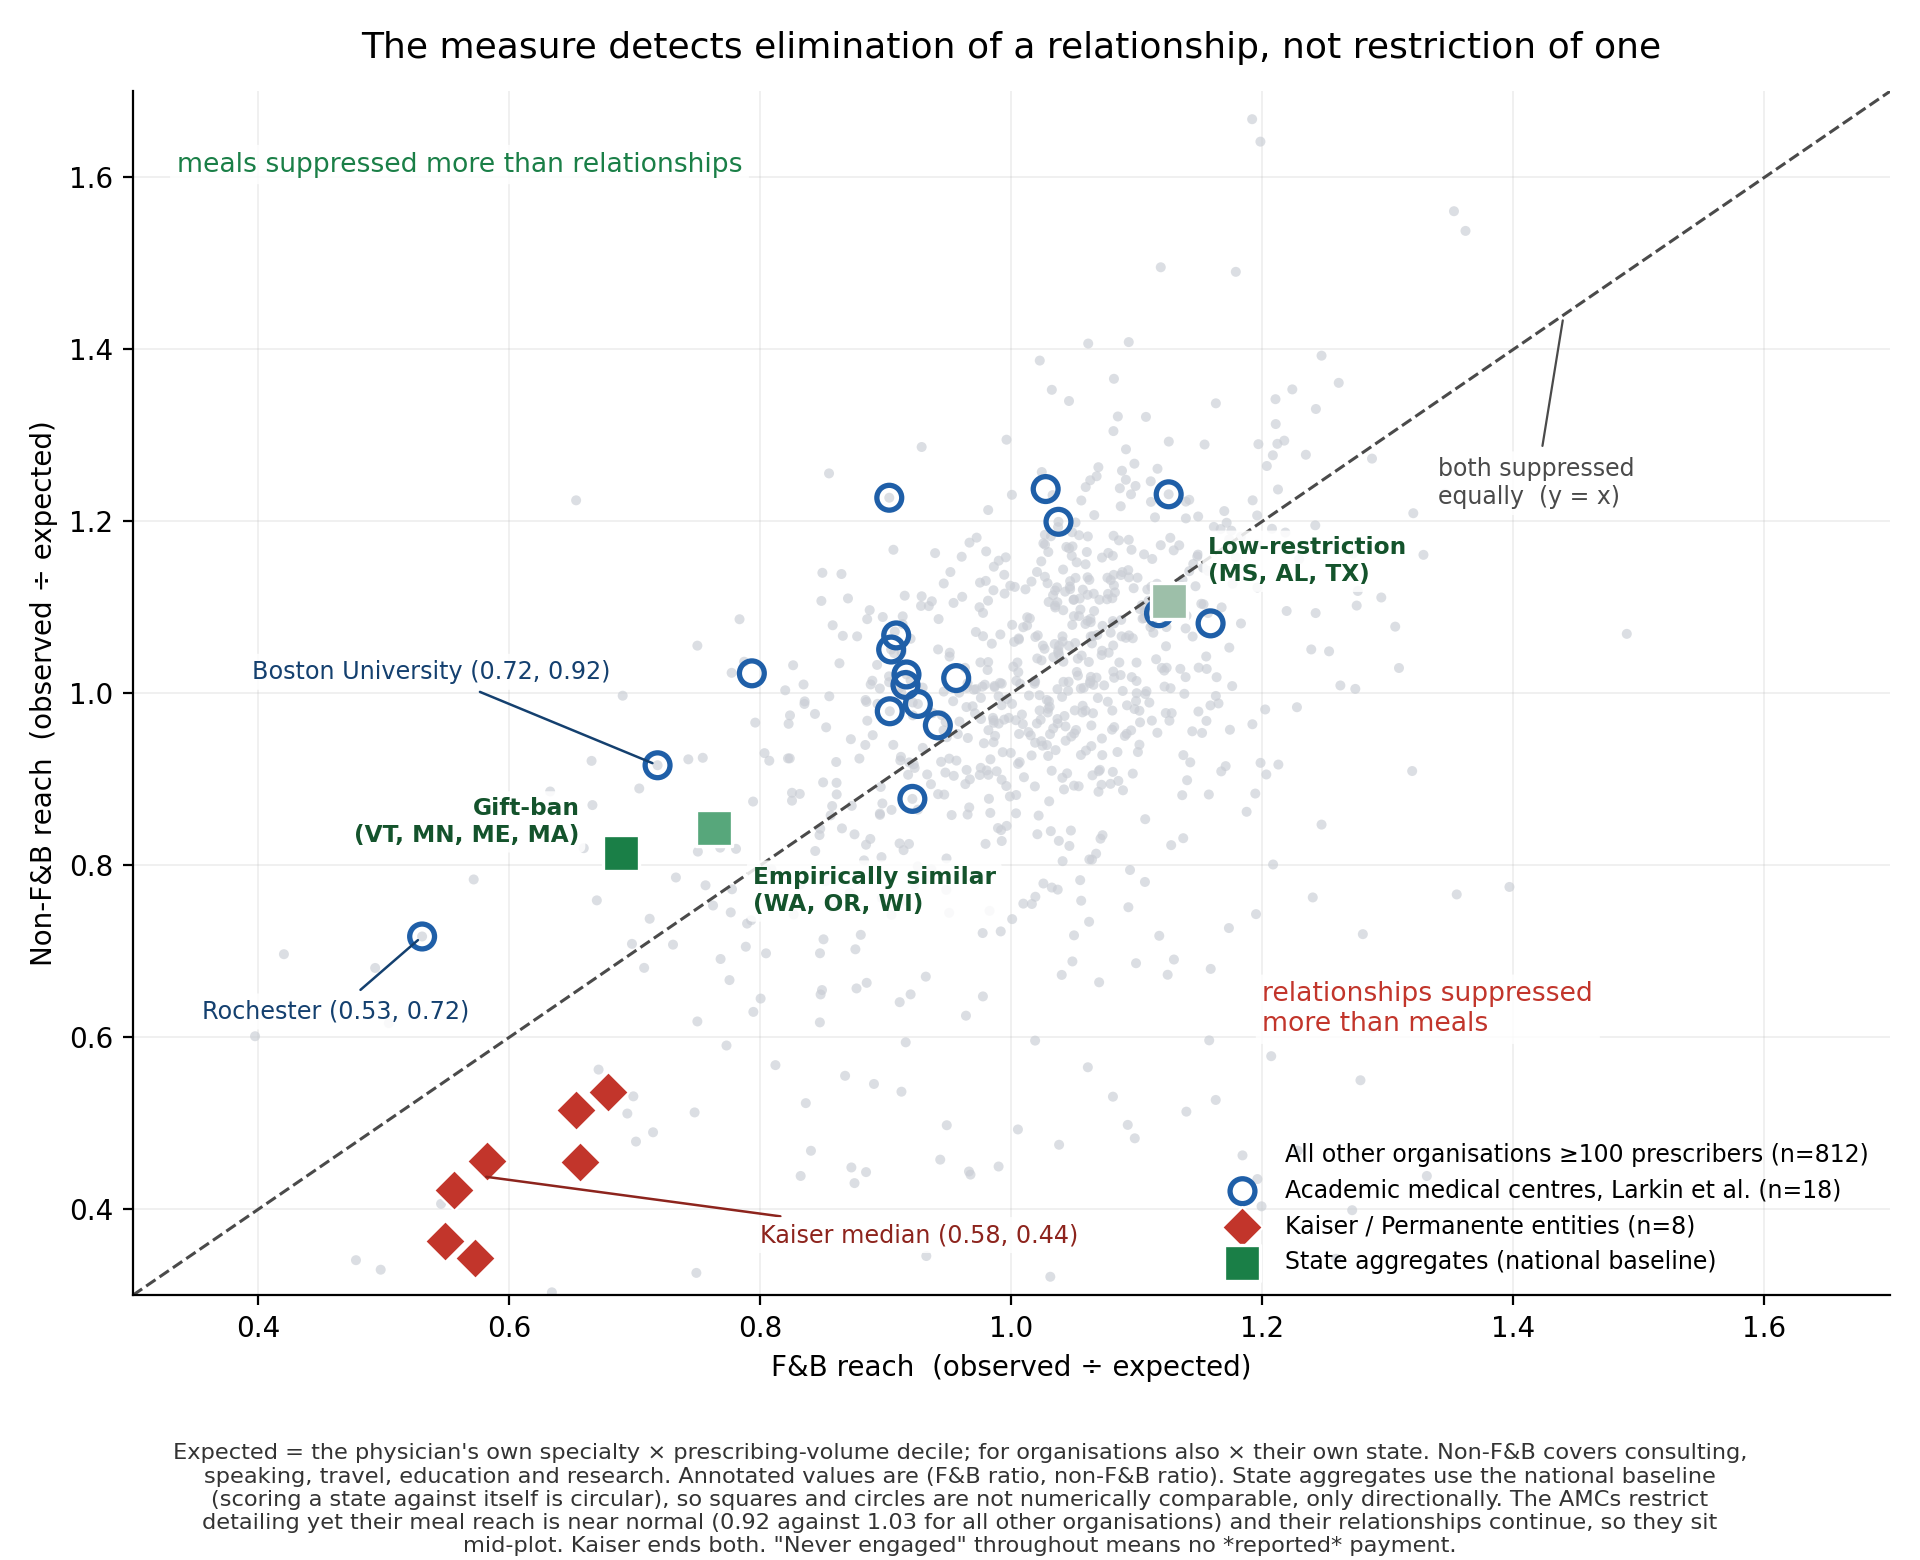

Reproduce this figure in Python.
#!/usr/bin/env python3
"""
fig1_discriminant.py

PRODUCES : figures/fig1_discriminant.png
SOURCE   : PHASE_X_FINDINGS.md §X2-X3; PHASE_W_FINDINGS.md §W4-W5
INPUTS   : figures/data/discriminant_orgs.csv    (05_discriminant.sql)
           figures/data/discriminant_amcs.csv    (06_amc_validation.sql)
           figures/data/discriminant_states.csv  (05_discriminant.sql)

The two-axis channel measure. Each point is positioned by how much its
physicians' two payment channels are suppressed relative to expectation.

Three positions, and the third is the point of the figure:

  * Gift-ban STATES sit up and left: meals suppressed, relationships less so.
  * Kaiser entities sit down and left: BOTH channels suppressed.
  * The academic medical centres sit in the MIDDLE, inside the reference cloud.

That last position is the corrective. The AMCs restrict detailing, and their
food-and-beverage reach is nonetheless near normal for their own states (median
ratio 0.919 against 1.032 for all other organisations). Only Rochester, UCSF and
Boston University show real meal suppression. So the measure is not detecting
"has a restriction policy". It is detecting whether a commercial relationship
was ELIMINATED. AMCs restrict the sales call and keep consulting, speaking and
research; Kaiser ends the relationship.

NORMALISATION WARNING, stated on the figure itself: organisations are scored
against their own state's baseline (Phase W W5), state groups against the
national baseline, because scoring a state against itself is circular. The two
marker families are therefore not numerically comparable; only their direction
is.

Point annotations are given as (F&B ratio, non-F&B ratio), and every text
element on the plot carries a semi-transparent white backing box so it stays
legible over the scatter cloud and the y = x diagonal.
"""
import os
import pandas as pd
import matplotlib
matplotlib.use("Agg")
import matplotlib.pyplot as plt

HERE = os.path.dirname(os.path.abspath(__file__))
DATA = os.path.join(HERE, "data")

# Backing box for every text element drawn inside the axes.
BBOX = dict(boxstyle="round,pad=0.25", facecolor="white", alpha=0.85,
            edgecolor="none")

orgs = pd.read_csv(os.path.join(DATA, "discriminant_orgs.csv"))
amcs = pd.read_csv(os.path.join(DATA, "discriminant_amcs.csv"))
states = pd.read_csv(os.path.join(DATA, "discriminant_states.csv"))

orgs["is_kaiser"] = orgs["is_kaiser"].astype(str).str.lower().isin(["true", "1", "t"])
kaiser = orgs[orgs["is_kaiser"]]
ref = orgs[~orgs["is_kaiser"]]

LO, HI = 0.3, 1.7
fig, ax = plt.subplots(figsize=(9.6, 7.8))

ax.plot([LO, HI], [LO, HI], color="#4a4a4a", lw=1.1, ls="--", zorder=2)

ax.scatter(ref["ratio_fnb"], ref["ratio_non"], s=13, c="#c9cdd4",
           edgecolors="none", alpha=0.65, zorder=1,
           label=f"All other organisations ≥100 prescribers (n={len(ref)})")
ax.scatter(amcs["ratio_fnb"], amcs["ratio_non"], s=80, marker="o",
           facecolors="none", edgecolors="#1f5fa8", linewidths=1.9, zorder=3,
           label=f"Academic medical centres, Larkin et al. (n={len(amcs)})")
ax.scatter(kaiser["ratio_fnb"], kaiser["ratio_non"], s=108, marker="D",
           c="#c2352b", edgecolors="white", linewidths=0.8, zorder=4,
           label=f"Kaiser / Permanente entities (n={len(kaiser)})")

# State groups: national baseline, see normalisation note.
order = ["Gift-ban states (VT, MN, ME, MA)",
         "Empirically similar (WA, OR, WI)",
         "Low-restriction states (MS, AL, TX)"]
colours = {order[0]: "#1a7f47", order[1]: "#57a77b", order[2]: "#9dbfa9"}
offsets = {order[0]: (-15, 4), order[1]: (14, -30), order[2]: (14, 7)}
halign  = {order[0]: "right", order[1]: "left", order[2]: "left"}
for i, name in enumerate(order):
    row = states[states["state_group"] == name]
    if row.empty:
        continue
    x, y = float(row["ratio_fnb"].iloc[0]), float(row["ratio_non"].iloc[0])
    ax.scatter([x], [y], s=175, marker="s", c=colours[name],
               edgecolors="white", linewidths=1.2, zorder=5,
               label=("State aggregates (national baseline)" if i == 0 else None))
    ax.annotate(name.replace(" states", "").replace(" (", "\n("),
                xy=(x, y), xytext=offsets[name], textcoords="offset points",
                fontsize=8.4, color="#14532c", ha=halign[name],
                fontweight="bold", zorder=7, bbox=BBOX)

ax.text(0.335, 1.63, "meals suppressed more than relationships",
        fontsize=9.6, color="#1a7f47", va="top", zorder=7, bbox=BBOX)
ax.text(1.20, 0.60, "relationships suppressed\nmore than meals",
        fontsize=9.6, color="#c2352b", va="bottom", ha="left",
        zorder=7, bbox=BBOX)
ax.annotate("both suppressed\nequally  (y = x)", xy=(1.44, 1.44),
            xytext=(1.34, 1.22), fontsize=8.5, color="#4a4a4a", ha="left",
            zorder=7, bbox=BBOX,
            arrowprops=dict(arrowstyle="-", lw=0.8, color="#4a4a4a"))

# Coordinate form keeps these short enough to sit clear of the cloud. Rochester
# is below-left of Boston University, so its label sits below-left and BU's
# above-left, which keeps the two leader lines parallel rather than crossing.
# Label positions are in DATA coordinates so they can be placed against the
# cloud and the diagonal exactly, rather than by pixel offset.
notes = {
    "Univ Rochester":    ("Rochester (0.53, 0.72)", (0.355, 0.630)),
    "Boston University": ("Boston University (0.72, 0.92)", (0.395, 1.025)),
}
for inst, (label, pos) in notes.items():
    row = amcs[amcs["institution"] == inst]
    if row.empty:
        continue
    x, y = float(row["ratio_fnb"].iloc[0]), float(row["ratio_non"].iloc[0])
    ax.annotate(label, xy=(x, y), xytext=pos, textcoords="data",
                fontsize=8.6, color="#14406f", ha="left", va="center",
                zorder=7, bbox=BBOX,
                arrowprops=dict(arrowstyle="-", lw=0.9, color="#14406f"))

kx, ky = kaiser["ratio_fnb"].median(), kaiser["ratio_non"].median()
ax.annotate("Kaiser median (0.58, 0.44)", xy=(kx, ky),
            xytext=(0.80, 0.370), textcoords="data", fontsize=8.6,
            color="#8d241d", ha="left", va="center", zorder=7, bbox=BBOX,
            arrowprops=dict(arrowstyle="-", lw=0.9, color="#8d241d"))

ax.set_xlim(LO, HI)
ax.set_ylim(LO, HI)
ax.set_xlabel("F&B reach  (observed ÷ expected)")
ax.set_ylabel("Non-F&B reach  (observed ÷ expected)")
ax.set_title("The measure detects elimination of a relationship, not restriction of one",
             fontsize=13, pad=12)
ax.grid(alpha=0.22, lw=0.6)
ax.set_axisbelow(True)
for s in ("top", "right"):
    ax.spines[s].set_visible(False)
ax.legend(loc="lower right", fontsize=8.5, frameon=False)

amc_fnb = amcs["ratio_fnb"].median()
ref_fnb = ref["ratio_fnb"].median()
fig.text(0.5, 0.005,
         "Expected = the physician's own specialty × prescribing-volume decile; for organisations also × their own state. "
         "Non-F&B covers consulting,\n"
         "speaking, travel, education and research. Annotated values are (F&B ratio, non-F&B ratio). "
         "State aggregates use the national baseline\n"
         "(scoring a state against itself is circular), so squares and circles are not numerically comparable, only directionally. "
         "The AMCs restrict\n"
         f"detailing yet their meal reach is near normal ({amc_fnb:.2f} against {ref_fnb:.2f} for all other organisations) and their "
         "relationships continue, so they sit\n"
         "mid-plot. Kaiser ends both. \"Never engaged\" throughout means no *reported* payment.",
         ha="center", fontsize=8.1, color="#333333")

fig.tight_layout(rect=[0, 0.095, 1, 1])
out = os.path.join(HERE, "fig1_discriminant.png")
fig.savefig(out, dpi=200)
print(f"wrote {out}")
